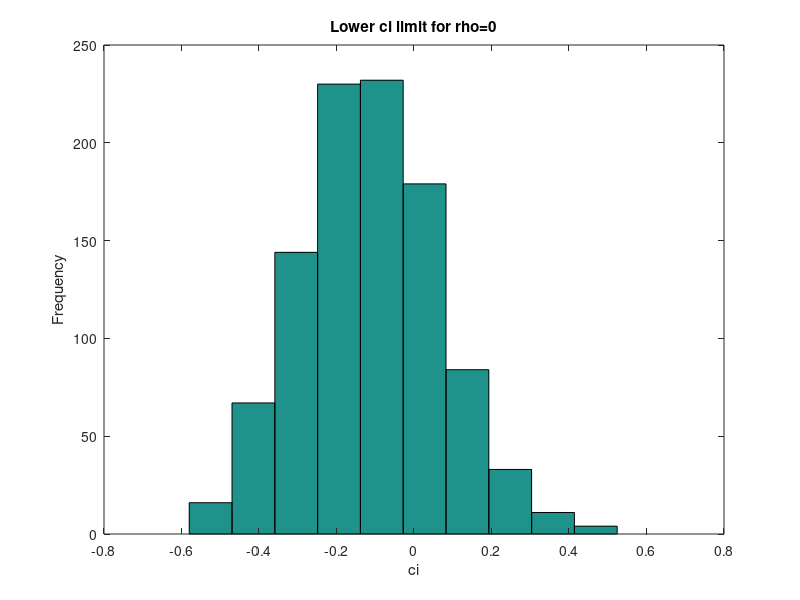
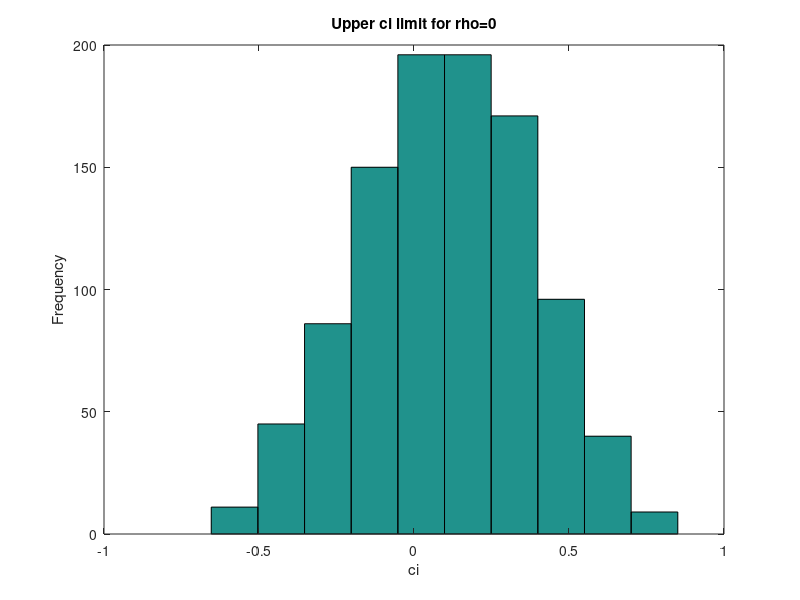
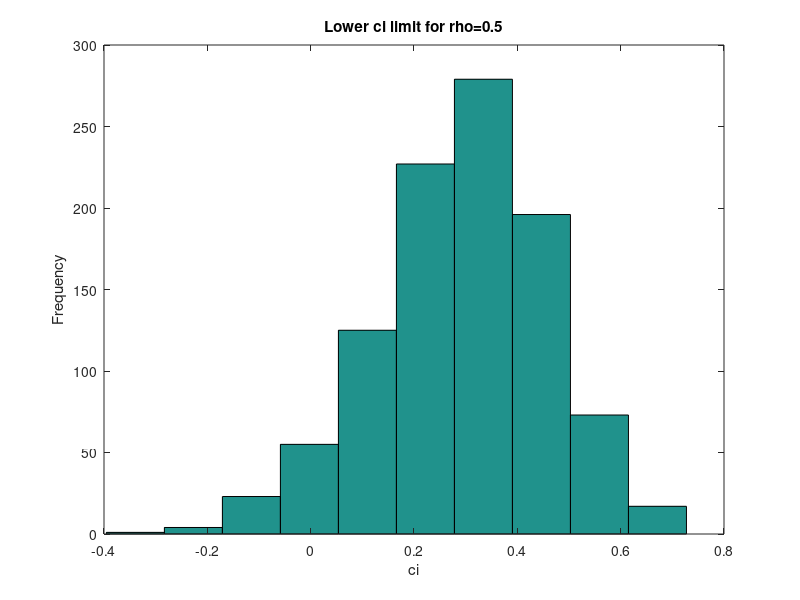
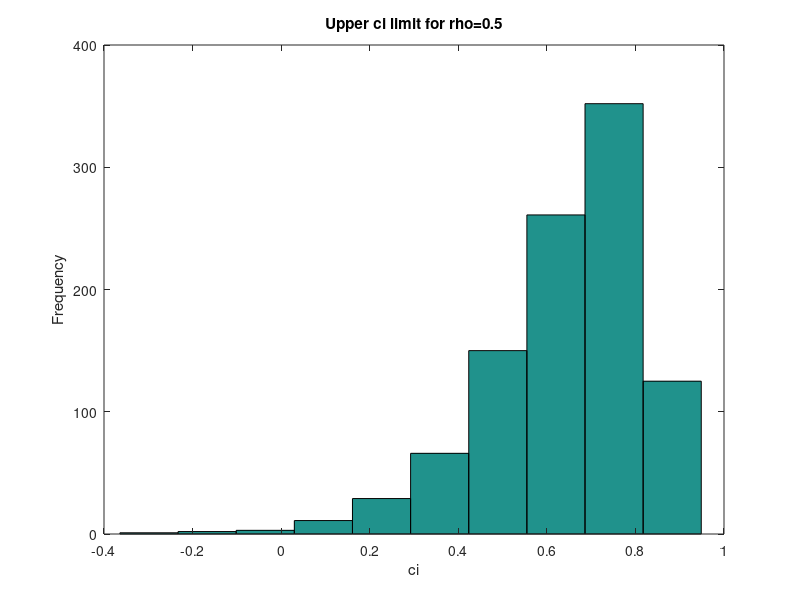

Reproduce these figures in MATLAB, in order.
M=1000;
n=20; %for question c change to 200
X1=zeros(n,M); X2=zeros(n,M);
Y1=zeros(n,M); Y2=zeros(n,M);
mu=[0; 0];
sigma1=[1 1];
sigma2=[1 0.5; 0.5 1];
for i=1:M
    xy1=mvnrnd(mu,sigma1,n);
    xy2=mvnrnd(mu,sigma2,n);
    X1(:,i)=(xy1(:,1));%.^2; %change to .^2 for question d
    Y1(:,i)=(xy1(:,2));%.^2;
    X2(:,i)=(xy2(:,1));%.^2;
    Y2(:,i)=(xy2(:,2));%.^2;
end
%question a
X1m=mean(X1); Y1m=mean(Y1);
X2m=mean(X2); Y2m=mean(Y2);
SX1=sum(X1.^2); SY1=sum(Y1.^2);
SX2=sum(X2.^2); SY2=sum(Y2.^2);
SXY1=sum(X1.*Y1); SXY2=sum(X2.*Y2);
r1=(SXY1-n*X1m.*Y1m)./(sqrt((SX1-n.*X1m.^2).*(SY1-n*Y1m.^2)));
r2=(SXY2-n*X2m.*Y2m)./(sqrt((SX2-n.*X2m.^2).*(SY2-n*Y2m.^2)));
z1=atanh(r1); 
z2=atanh(r2);
rl1=tanh(z1-norminv(0.975,z1,sqrt(1/(n-3)))*sqrt(1/(n-3)));
ru1=tanh(z1+norminv(0.975,z1,sqrt(1/(n-3)))*sqrt(1/(n-3)));
rl2=tanh(z2-norminv(0.975,z2,sqrt(1/(n-3)))*sqrt(1/(n-3)));
ru2=tanh(z2+norminv(0.975,z2,sqrt(1/(n-3)))*sqrt(1/(n-3)));
figure(1)
clf
hist(rl1)
ylabel('Frequency'); xlabel('ci'); title('Lower ci limit for rho=0')
figure(2)
clf
hist(ru1)
ylabel('Frequency'); xlabel('ci'); title('Upper ci limit for rho=0')
figure(3)
clf
hist(rl2)
ylabel('Frequency'); xlabel('ci'); title('Lower ci limit for rho=0.5')
figure(4)
clf
hist(ru2)
ylabel('Frequency'); xlabel('ci'); title('Upper ci limit for rho=0.5')
prl1=length(find(rl1>=0)); pru1=length(find(ru1<=0));
prl2=length(find(rl2>=0.5)); pru2=length(find(ru2<=0.5));
%prl2=length(find(rl2>0.25)); pru2=length(find(ru2<0.25)); %question d
fprintf('rho=0 is found in the CI at %.2f%%.\n',(prl1+pru1)/M*100) %θα επρεπε να ειναι 95
fprintf('rho=0.5 is found in the CI at %.2f%%.\n',(prl2+pru2)/M*100)
%question b
t1=r1.*sqrt((n-2)./(1-r1.^2));
t2=r2.*sqrt((n-2)./(1-r2.^2));
p1=(1-tcdf(t1,n-2))*2;
p2=(1-tcdf(t2,n-2))*2;
fprintf('The rho=0 hypothesis is rejected %.2f%% of the time for independent X,Y.\n',(length(find(p1<0.05)/M))/10)
fprintf('The rho=0 hypothesis is rejected %.2f%% of the time for codependant X,Y.\n',(length(find(p2<0.05)/M))/10)
